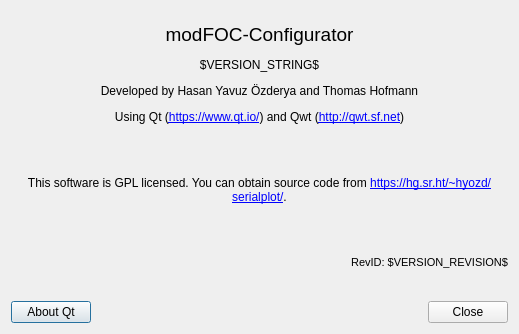
<?xml version="1.0" encoding="UTF-8"?>
<ui version="4.0">
 <class>AboutDialog</class>
 <widget class="QDialog" name="AboutDialog">
  <property name="geometry">
   <rect>
    <x>0</x>
    <y>0</y>
    <width>519</width>
    <height>334</height>
   </rect>
  </property>
  <property name="windowTitle">
   <string>About</string>
  </property>
  <layout class="QVBoxLayout" name="verticalLayout">
   <item>
    <widget class="QLabel" name="lbAbout">
     <property name="sizePolicy">
      <sizepolicy hsizetype="MinimumExpanding" vsizetype="MinimumExpanding">
       <horstretch>0</horstretch>
       <verstretch>0</verstretch>
      </sizepolicy>
     </property>
     <property name="text">
      <string>&lt;html&gt;&lt;head/&gt;&lt;body&gt;&lt;p align=&quot;center&quot;&gt;&lt;span style=&quot; font-size:14pt;&quot;&gt;modFOC-Configurator&lt;/span&gt;&lt;/p&gt;&lt;p align=&quot;center&quot;&gt;$VERSION_STRING$&lt;/p&gt;&lt;p align=&quot;center&quot;&gt;Developed by Hasan Yavuz Özderya and Thomas Hofmann&lt;/p&gt;&lt;p align=&quot;center&quot;&gt;Using Qt (&lt;a href=&quot;https://www.qt.io/&quot;&gt;&lt;span style=&quot; text-decoration: underline; color:#0000ff;&quot;&gt;https://www.qt.io/&lt;/span&gt;&lt;/a&gt;) and Qwt (&lt;a href=&quot;http://qwt.sf.net&quot;&gt;&lt;span style=&quot; text-decoration: underline; color:#0000ff;&quot;&gt;http://qwt.sf.net&lt;/span&gt;&lt;/a&gt;)&lt;/p&gt;&lt;p align=&quot;center&quot;&gt;&lt;br/&gt;&lt;/p&gt;&lt;p align=&quot;center&quot;&gt;This software is GPL licensed. You can obtain source code from &lt;a href=&quot;https://hg.sr.ht/~hyozd/serialplot/&quot;&gt;&lt;span style=&quot; text-decoration: underline; color:#0000ff;&quot;&gt;https://hg.sr.ht/~hyozd/serialplot/&lt;/span&gt;&lt;/a&gt;.&lt;/p&gt;&lt;p align=&quot;center&quot;&gt;&lt;br/&gt;&lt;/p&gt;&lt;p align=&quot;right&quot;&gt;&lt;span style=&quot; font-size:8pt;&quot;&gt;RevID: $VERSION_REVISION$&lt;br/&gt;&lt;/span&gt;&lt;/p&gt;&lt;/body&gt;&lt;/html&gt;</string>
     </property>
     <property name="wordWrap">
      <bool>true</bool>
     </property>
     <property name="openExternalLinks">
      <bool>true</bool>
     </property>
    </widget>
   </item>
   <item>
    <layout class="QHBoxLayout" name="horizontalLayout">
     <item>
      <widget class="QPushButton" name="pbAboutQt">
       <property name="text">
        <string>About Qt</string>
       </property>
      </widget>
     </item>
     <item>
      <widget class="QDialogButtonBox" name="buttonBox">
       <property name="orientation">
        <enum>Qt::Horizontal</enum>
       </property>
       <property name="standardButtons">
        <set>QDialogButtonBox::Close</set>
       </property>
      </widget>
     </item>
    </layout>
   </item>
  </layout>
 </widget>
 <resources/>
 <connections>
  <connection>
   <sender>buttonBox</sender>
   <signal>accepted()</signal>
   <receiver>AboutDialog</receiver>
   <slot>accept()</slot>
   <hints>
    <hint type="sourcelabel">
     <x>248</x>
     <y>254</y>
    </hint>
    <hint type="destinationlabel">
     <x>157</x>
     <y>274</y>
    </hint>
   </hints>
  </connection>
  <connection>
   <sender>buttonBox</sender>
   <signal>rejected()</signal>
   <receiver>AboutDialog</receiver>
   <slot>reject()</slot>
   <hints>
    <hint type="sourcelabel">
     <x>316</x>
     <y>260</y>
    </hint>
    <hint type="destinationlabel">
     <x>286</x>
     <y>274</y>
    </hint>
   </hints>
  </connection>
 </connections>
</ui>
